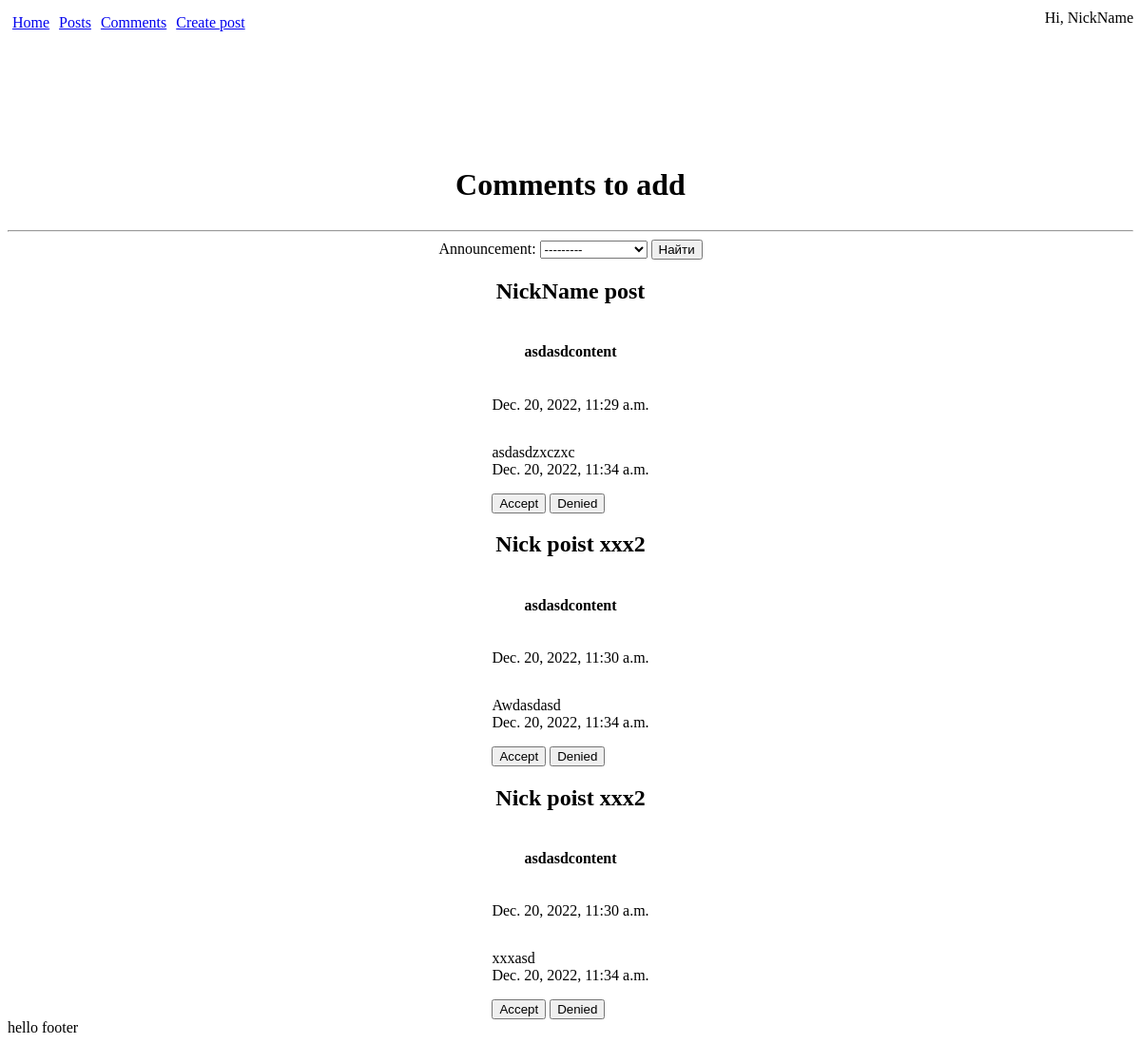
/comments/ (signed in), run on the app's committed database.
### users/models.py (models this page shows)
class MyUser(AbstractUser):
    user_status = models.BooleanField(default = False)

### app/models.py (models this page shows, shortened)
class Comments(models.Model):
    Announcement = models.ForeignKey(Announcement, on_delete = models.CASCADE)
    User = models.ForeignKey(MyUser, on_delete=models.CASCADE)
    Comment = models.TextField(default='comment')
    Comment_date = models.DateTimeField(auto_now_add=True)
    Comment_accepted = models.BooleanField(default = False)

class Announcement(models.Model):
    Announcement_author = models.ForeignKey(MyUser, on_delete=models.CASCADE)
    Creation_date = models.DateTimeField(auto_now_add=True)
    Announcement_title = models.CharField(max_length=255)
    Announcement_text = models.TextField(default='content')
    CHOICES = (
        ('Tank', 'Танки'),
        ('Heal', 'Хилы'),
        ('DD', 'ДД'),
        ('Sales', 'Торговецы'),
        ('GM', 'Гилдмастеры'),
        ('QG', 'Квестгиверы'),
        ('BS', 'Кузнецы'),
        ('PS', 'Кожевники'),
        ('Potions', 'Зельевары'),
        ('Magic', 'Мастера заклинаний'),
    )
    Category = models.CharField(max_length=300, choices = CHOICES)
    def __str__(self):
        return '%s' % (self.Announcement_title)

### app/views.py (the view, shortened to what this page needs)
# urls.py: path('comments/', AnnounceComment.as_view()),
class AnnounceComment(LoginRequiredMixin, ConfirmedUserMixin, ListView):
    login_url = '/'
    model = Comments
    template_name = 'announce/announce_comments.html'
    context_object_name = 'Comments'
    def get_context_data(self, **kwargs):
        context = super().get_context_data(**kwargs)
        context['AllComments'] = True
        context['myfilter'] = PostFilter(self.request.GET, queryset=self.get_queryset())
        if len(self.kwargs) > 0:
            context['Announcement'] = Announcement.objects.get(id = str(self.kwargs['pk']))
            context['AllComments'] = False
        return context
    def get_queryset(self):
        if "announce" not in self.request.path:
            Posts = Announcement.objects.filter(Announcement_author = self.request.user)
            queryset = Comments.objects.filter(Announcement__in = Posts, Comment_accepted = False)
        else:
            queryset = Comments.objects.filter(Announcement = Announcement.objects.get(id = str(self.kwargs['pk'])), Comment_accepted = False)
        return queryset

### app/views.py (called while the page is built)
    def dispatch(self, request, *args, **kwargs):
        if request.user.is_superuser or request.user.user_status:
            return super().dispatch(request, *args, **kwargs)
        else:
            return redirect(register_code_view)

### app/templates/announce/announce_comments.html (shortened to what this page needs)
{% extends 'base.html' %}
{% load static %}
{% block content %}
<div class="announce_detail">
    <h1>Comments to add</h1>
</div>
<hr>
<div class="comments">
{% if Comments%}
    <form method="GET">
        {{ myfilter.form }}
        <input type="submit" value="Найти">
    </form>
    {% for post in myfilter.qs %}
        <form method="post">{% csrf_token %}
            {% if AllComments %}
                <div class="announce_detail">
                    <h2>{{post.Announcement.Announcement_title}}</h2>
                    <h4>{{post.Announcement.Announcement_text}}</h4>
                    <p> {{post.Announcement.Creation_date}}</p>
                </div>
            {% endif %}
            <div>
                <p>
                    {{post.Comment}}
                    <br>
                    {{post.Comment_date}}
                </p>
                <button name = "Accept" value={{post.id}}>Accept</button> <button name = "Denied" value={{post.id}}>Denied</button>
            </div>
        </form>
    {% endfor %}
{% else %}
    <h2>No comments</h2>
{% endif %}
</div>
{% endblock %}

### app/templates/base.html (shortened to what this page needs)
<!DOCTYPE html>
{% load static %}
<html>
<head>
  <link rel="stylesheet" href="/static/css/styles.css?{% now "U" %}"/>
</head>
<body>
  <header>
      <a href="/">Home</a>
      <a href="/announce">Posts</a>
      <a href="/comments">Comments</a>
      <a href="/announce_create">Create post</a>
      <p>
        {% if user.is_authenticated %}
          Hi, {{user}}
        {% else %}
          Hi, Anonymous
        {% endif %}
      </p>
  </header>
  <main>
      {% block content %}
      {% endblock %}
  </main>
    <footer>
      hello footer
    </footer>
</body>
</html>

### app/static/css/styles.css (style rules this page uses)
header { display: flex; justify-content: space-between; height: 30px; margin-top: 10px; }
header a { padding: 5px; }
header p { margin-top: auto; margin-left:auto; }
.announce_detail { display: flex; justify-content: center; flex-direction: column; align-items: center; }
.comments { display: flex; justify-content: center; flex-direction: column; align-items: center; }

### data on the page
MyUser: username "NickName"
Comments: Announcement.Announcement_title "NickName post", Announcement.Announcement_text "asdasdcontent", Announcement.Creation_date "Dec. 20, 2022, 11:29 a.m.", Comment "asdasdzxczxc", Comment_date "Dec. 20, 2022, 11:34 a.m.", {{ post.id }} 46 (drawn)
Comments: Announcement.Announcement_title "Nick poist xxx2", Announcement.Announcement_text "asdasdcontent", Announcement.Creation_date "Dec. 20, 2022, 11:30 a.m.", Comment "Awdasdasd", Comment_date "Dec. 20, 2022, 11:34 a.m.", {{ post.id }} 44 (drawn)
Comments: Announcement.Announcement_title "Nick poist xxx2", Announcement.Announcement_text "asdasdcontent", Announcement.Creation_date "Dec. 20, 2022, 11:30 a.m.", Comment "xxxasd", Comment_date "Dec. 20, 2022, 11:34 a.m.", {{ post.id }} 45 (drawn)
